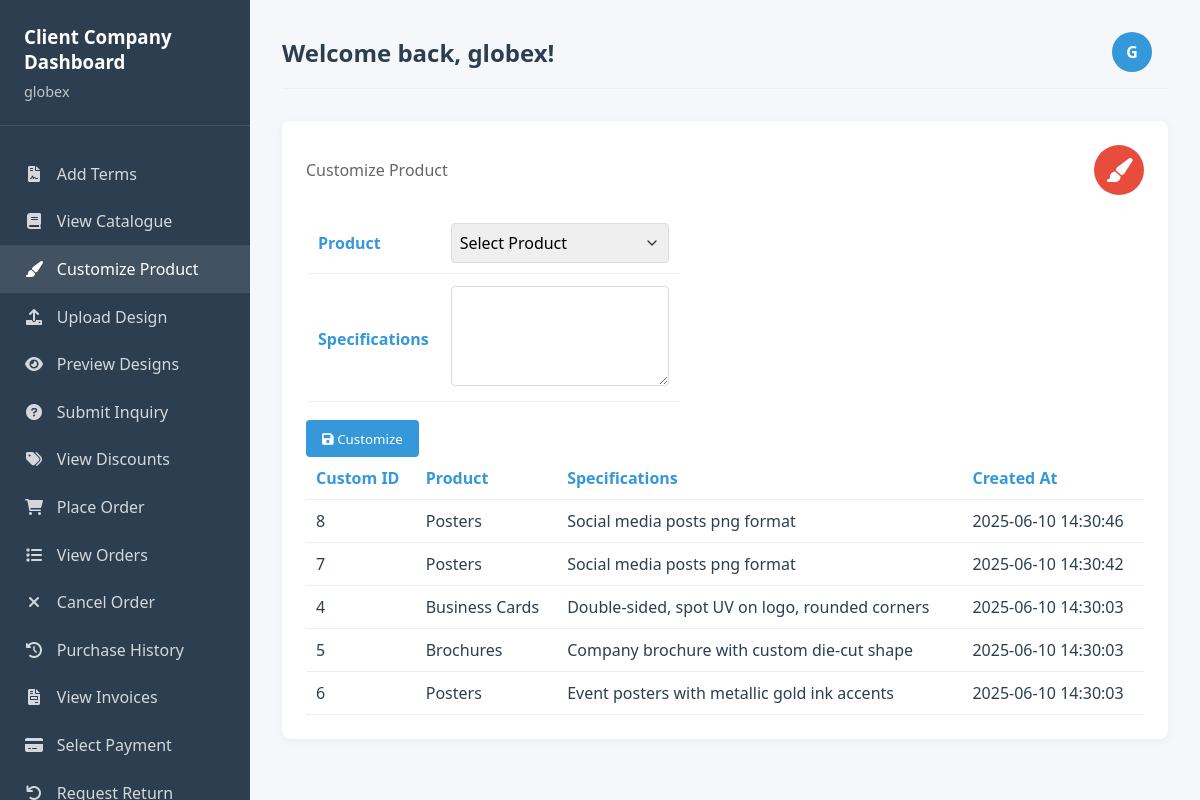
/client_company.php?view=customize_product (signed in), run on the app's committed database.
### tables this page shows
CREATE TABLE `custom_products` (
  `custom_id` int(11) NOT NULL,
  `client_id` int(11) NOT NULL,
  `item_id` int(11) NOT NULL,
  `specifications` text NOT NULL,
  `created_at` datetime NOT NULL
);

CREATE TABLE `catalogue` (
  `item_id` int(11) NOT NULL,
  `name` varchar(100) NOT NULL,
  `description` text NOT NULL,
  `price` decimal(10,2) NOT NULL,
  `category` varchar(50) NOT NULL
);

### client_company.php (the view, shortened to what this page needs)
<?php
require 'db_connection.php';
$client_id = $_SESSION['client_id'];
$displayName = htmlspecialchars($_SESSION['client_username']);
$avatar = strtoupper(substr($displayName, 0, 1));
$successMessage = '';
$errorMessage = '';
$views = [
    'add_terms', 'view_catalogue', 'customize_product', 'upload_design', 'preview_designs',
    'submit_inquiry', 'view_discounts', 'place_order', 'view_orders', 'cancel_order',
    'view_history', 'view_invoices', 'select_payment', 'request_return', 'request_refund', 'provide_feedback'
];
$show = array_fill_keys($views, false);
$view = isset($_GET['view']) && in_array($_GET['view'], $views) ? $_GET['view'] : '';
$show[$view] = true;
if ($show['customize_product']) {
    $stmt = $pdo->prepare("SELECT cp.*, c.name FROM custom_products cp JOIN catalogue c ON cp.item_id = c.item_id WHERE cp.client_id = ? ORDER BY cp.created_at DESC");
    $stmt->execute([$client_id]);
    $custom_products = $stmt->fetchAll(PDO::FETCH_ASSOC);
}
?>
<!DOCTYPE html>
<html lang="en">
<head>
    <link rel="stylesheet" href="https://cdnjs.cloudflare.com/ajax/libs/font-awesome/6.0.0/css/all.min.css">
</head>
<body>
    <div class="dashboard-container">
        <div class="sidebar">
            <div class="sidebar-header">
                <h3>Client Company Dashboard</h3>
                <p><?php echo $displayName; ?></p>
            </div>
            <div class="sidebar-menu">
                <a href="?view=add_terms" class="menu-item <?php echo $show['add_terms'] ? 'active' : ''; ?>"><i class="fas fa-file-contract"></i> Add Terms</a>
                <a href="?view=view_catalogue" class="menu-item <?php echo $show['view_catalogue'] ? 'active' : ''; ?>"><i class="fas fa-book"></i> View Catalogue</a>
                <a href="?view=customize_product" class="menu-item <?php echo $show['customize_product'] ? 'active' : ''; ?>"><i class="fas fa-paint-brush"></i> Customize Product</a>
                <a href="?view=upload_design" class="menu-item <?php echo $show['upload_design'] ? 'active' : ''; ?>"><i class="fas fa-upload"></i> Upload Design</a>
                <a href="?view=preview_designs" class="menu-item <?php echo $show['preview_designs'] ? 'active' : ''; ?>"><i class="fas fa-eye"></i> Preview Designs</a>
                <a href="?view=submit_inquiry" class="menu-item <?php echo $show['submit_inquiry'] ? 'active' : ''; ?>"><i class="fas fa-question-circle"></i> Submit Inquiry</a>
                <a href="?view=view_discounts" class="menu-item <?php echo $show['view_discounts'] ? 'active' : ''; ?>"><i class="fas fa-tags"></i> View Discounts</a>
                <a href="?view=place_order" class="menu-item <?php echo $show['place_order'] ? 'active' : ''; ?>"><i class="fas fa-shopping-cart"></i> Place Order</a>
                <a href="?view=view_orders" class="menu-item <?php echo $show['view_orders'] ? 'active' : ''; ?>"><i class="fas fa-list"></i> View Orders</a>
                <a href="?view=cancel_order" class="menu-item <?php echo $show['cancel_order'] ? 'active' : ''; ?>"><i class="fas fa-times"></i> Cancel Order</a>
                <a href="?view=view_history" class="menu-item <?php echo $show['view_history'] ? 'active' : ''; ?>"><i class="fas fa-history"></i> Purchase History</a>
                <a href="?view=view_invoices" class="menu-item <?php echo $show['view_invoices'] ? 'active' : ''; ?>"><i class="fas fa-file-invoice"></i> View Invoices</a>
                <a href="?view=select_payment" class="menu-item <?php echo $show['select_payment'] ? 'active' : ''; ?>"><i class="fas fa-credit-card"></i> Select Payment</a>
                <a href="?view=request_return" class="menu-item <?php echo $show['request_return'] ? 'active' : ''; ?>"><i class="fas fa-undo"></i> Request Return</a>
            </div>
        </div>
        <div class="main-content">
            <div class="top-bar">
                <h2>Welcome back, <?php echo $displayName; ?>!</h2>
                <div class="user-info">
                    <div class="user-avatar"><?php echo $avatar; ?></div>
                </div>
            </div>
            <div class="dashboard-cards">
                <?php if ($show['add_terms']): ?>
                <div class="card">
                    <div class="card-header">
                        <span class="card-title">Add Terms and Agreements</span>
                        <div class="card-icon bg-primary"><i class="fas fa-file-contract"></i></div>
                    </div>
                    <?php if ($errorMessage): ?>
                        <div class="message error"><?php echo htmlspecialchars($errorMessage); ?></div>
                    <?php endif; ?>
                    <?php if ($successMessage): ?>
                        <div class="message success"><?php echo htmlspecialchars($successMessage); ?></div>
                    <?php endif; ?>
                    <form action="" method="POST" class="form-table">
                        <input type="hidden" name="add_terms" value="1">
                        <table>
                            <tr>
                                <th><label for="title">Title</label></th>
                                <td><input type="text" id="title" name="title" required></td>
                            </tr>
                            <tr>
                                <th><label for="content">Content</label></th>
                                <td><textarea id="content" name="content" required></textarea></td>
                            </tr>
                        </table>
                        <button type="submit" class="btn"><i class="fas fa-save"></i> Add Terms</button>
                    </form>
                    <?php if ($terms): ?>
                    <table class="data-table">
                        <tr>
                            <th>Term ID</th>
                            <th>Title</th>
                            <th>Created At</th>
                        </tr>
                        <?php foreach ($terms as $term): ?>
                        <tr>
                            <td><?php echo htmlspecialchars($term['term_id']); ?></td>
                            <td><?php echo htmlspecialchars($term['title']); ?></td>
                            <td><?php echo htmlspecialchars($term['created_at']); ?></td>
                        </tr>
                        <?php endforeach; ?>
                    </table>
                    <?php else: ?>
                    <p>No terms found.</p>
                    <?php endif; ?>
                </div>
                <?php elseif ($show['customize_product']): ?>
                <div class="card">
                    <div class="card-header">
                        <span class="card-title">Customize Product</span>
                        <div class="card-icon bg-accent"><i class="fas fa-paint-brush"></i></div>
                    </div>
                    <form action="" method="POST" class="form-table">
                        <table>
                            <tr>
                                <th><label for="item_id">Product</label></th>
                                <td>
                                    <select id="item_id" name="item_id" required>
                                        <option value="">Select Product</option>
                                    </select>
                                </td>
                            </tr>
                            <tr>
                                <th><label for="specifications">Specifications</label></th>
                                <td><textarea id="specifications" name="specifications" required></textarea></td>
                            </tr>
                        </table>
                        <button type="submit" class="btn"><i class="fas fa-save"></i> Customize</button>
                    </form>
                    <?php if ($custom_products): ?>
                    <table class="data-table">
                        <tr>
                            <th>Custom ID</th>
                            <th>Product</th>
                            <th>Specifications</th>
                            <th>Created At</th>
                        </tr>
                        <?php foreach ($custom_products as $product): ?>
                        <tr>
                            <td><?php echo htmlspecialchars($product['custom_id']); ?></td>
                            <td><?php echo htmlspecialchars($product['name']); ?></td>
                            <td><?php echo htmlspecialchars($product['specifications']); ?></td>
                            <td><?php echo htmlspecialchars($product['created_at']); ?></td>
                        </tr>
                        <?php endforeach; ?>
                    </table>
                    <?php else: ?>
                    <p>No customized products found.</p>
                    <?php endif; ?>
                </div>
                <?php else: ?>
                <?php endif; ?>
            </div>
        </div>
    </div>
</body>
</html>

### client_company.php (style rules this page uses)
:root { --primary-color: #2c3e50; --secondary-color: #3498db; --accent-color: #e74c3c; --light-color: #ecf0f1; --dark-color: #2c3e50; --success-color: #2ecc71; }
* { margin: 0; padding: 0; box-sizing: border-box; font-family: 'Segoe UI', Tahoma, Geneva, Verdana, sans-serif; }
body { background-color: #f5f7fa; color: var(--dark-color); }
.dashboard-container { display: flex; min-height: 100vh; }
.sidebar { width: 250px; background-color: var(--primary-color); color: white; padding: 1.5rem 0; position: fixed; height: 100%; }
.sidebar-header { padding: 0 1.5rem 1.5rem; border-bottom: 1px solid rgba(255, 255, 255, 0.1); }
.sidebar-header h3 { color: white; margin-bottom: 0.5rem; }
.sidebar-header p { color: rgba(255, 255, 255, 0.7); font-size: 0.9rem; }
.sidebar-menu { padding: 1.5rem 0; }
.menu-item { padding: 0.8rem 1.5rem; display: flex; align-items: center; color: rgba(255, 255, 255, 0.8); text-decoration: none; transition: all 0.3s ease; }
.menu-item:hover, .menu-item.active { background-color: rgba(255, 255, 255, 0.1); color: white; }
.menu-item i { margin-right: 0.8rem; width: 20px; text-align: center; }
.main-content { flex: 1; margin-left: 250px; padding: 2rem; }
.top-bar { display: flex; justify-content: space-between; align-items: center; margin-bottom: 2rem; padding-bottom: 1rem; border-bottom: 1px solid #eee; }
.user-info { display: flex; align-items: center; }
.user-avatar { width: 40px; height: 40px; border-radius: 50%; background-color: var(--secondary-color); color: white; display: flex; align-items: center; justify-content: center; margin-right: 1rem; font-weight: bold; }
.dashboard-cards { display: grid; grid-template-columns: repeat(auto-fill, minmax(550px, 1fr)); gap: 1.5rem; margin-bottom: 2rem; }
.card { background: white; border-radius: 8px; padding: 1.5rem; box-shadow: 0 2px 10px rgba(0, 0, 0, 0.05); }
.card-header { display: flex; justify-content: space-between; align-items: center; margin-bottom: 1rem; }
.card-title { font-size: 1rem; color: #666; }
.card-icon { width: 50px; height: 50px; border-radius: 50%; display: flex; align-items: center; justify-content: center; color: white; font-size: 1.5rem; }
.bg-accent { background-color: var(--accent-color); }
.data-table, .form-table { width: 100%; border-collapse: collapse; }
.data-table th, .data-table td, .form-table th, .form-table td { padding: 10px; border-bottom: 1px solid #eee; }
.data-table th, .form-table th { text-align: left; color: var(--secondary-color); }
.form-table input, .form-table select, .form-table textarea { width: 100%; padding: 0.5rem; border: 1px solid #ddd; border-radius: 4px; font-size: 1rem; }
.form-table select { appearance: none; background-repeat: no-repeat; background-position: right 0.5rem center; background-size: 1rem; }
.form-table textarea { resize: vertical; min-height: 100px; }
.btn { margin-top: 1rem; padding: 0.6rem 1rem; background: var(--secondary-color); color: white; border: none; border-radius: 4px; cursor: pointer; text-decoration: none; display: inline-block; }

### data on the page
custom_products: custom_id "8", item.name "Posters", specifications "Social media posts png format", created_at "2025-06-10 14:30:46"
custom_products: custom_id "7", item.name "Posters", specifications "Social media posts png format", created_at "2025-06-10 14:30:42"
custom_products: custom_id "4", item.name "Business Cards", specifications "Double-sided, spot UV on logo, rounded corners", created_at "2025-06-10 14:30:03"
custom_products: custom_id "5", item.name "Brochures", specifications "Company brochure with custom die-cut shape", created_at "2025-06-10 14:30:03"
custom_products: custom_id "6", item.name "Posters", specifications "Event posters with metallic gold ink accents", created_at "2025-06-10 14:30:03"

### other printed values
$displayName "globex"
$avatar "G"
